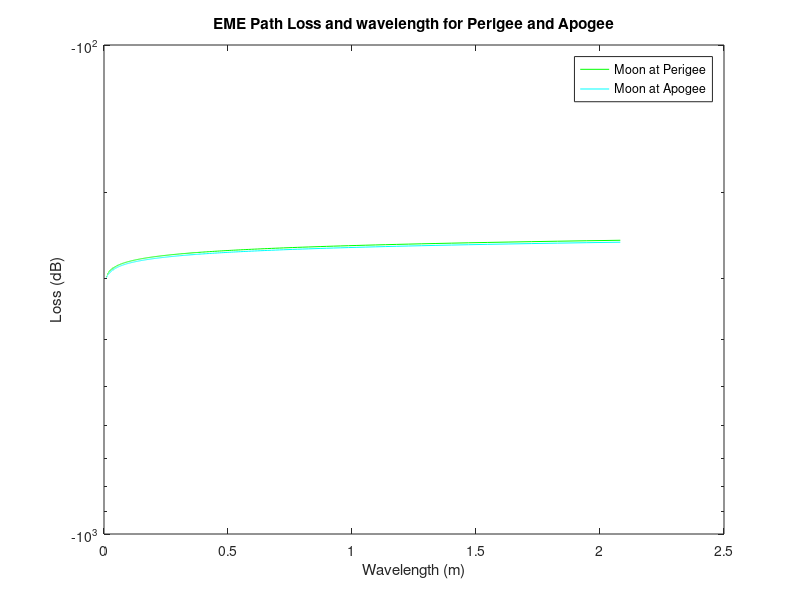

Reproduce this figure in MATLAB.
%%
%Auroral Propagation

N = [3e5 2e5; 1.5e6 8e3]; %electron density in electrons/m^3, Rows = Layer (E or F), Columns = Night/Day
nu = [6e3 6e3; 2e5 2e5]; %collision frequency between electrons and neutrals
f = 30e6:1e6:300e6;% frequency, hertz



K_E(1,:) = 1.15e-3 .* N(1,1) .* nu(1,1) ./ f.^2 ; %absorption coefficient, dB/Km
K_E(2,:) = 1.15e-3 .* N(1,2) .* nu(1,2) ./ f.^2 ; %absorption coefficient, dB/Km
K_F(1,:) = 1.15e-3 .* N(2,1) .* nu(2,1) ./ f.^2 ; %absorption coefficient, dB/Km
K_F(2,:) = 1.15e-3 .* N(2,2) .* nu(2,2) ./ f.^2 ; %absorption coefficient, dB/Km
%{
semilogy(f,K_E(1,:), '-r')
hold on
semilogy(f,K_E(2,:), '--r')
semilogy(f,K_F(1,:), '-b')
semilogy(f,K_F(2,:), '--b')
title('E- and F-layer Auroral Loss for day and night over VHF frequency range')
legend('E-Layer Day','E-Layer Night','F-Layer Day','F-Layer Night')
xlabel('Frequency (Hz)')
ylabel('specific loss km/dB')
hold off
%}
%%
%EME Path Loss from Princeton publication

%this could be cool. model lambda as air, then different coeffecients as
%raised in atmosphere; piecewise

ada = .065; %lunar reflection coefficient
r_moon = 1.738e6; %radius of moon (constant)
d = [356500e3 406700e3]; %distance to the moon
f = 144e6:10e6:47e9; %freq
lambda = 2.9979e8 ./ f ;
eme_loss_L = zeros(2,length(lambda));
for i = 1:length(lambda)
eme_loss = (ada.*r_moon.^2.*lambda(i).^2) ./ (64.*pi.^2.*d.^4); %eme path loss (ratio)
eme_loss_L(:,i) = 10 * log10(eme_loss); %log scale for path loss
end
semilogy(lambda, eme_loss_L(1,:), 'g')
hold on
semilogy(lambda, eme_loss_L(2,:), 'c')
xlabel('Wavelength (m)')
ylabel('Loss (dB)')
legend('Moon at Perigee','Moon at Apogee')
title('EME Path Loss and wavelength for Perigee and Apogee')
hold off
%%

%Book - Meteor at VHF levels
lambda = 1:20; %wavelengh in VHF- upper HF range
r_e = 2.8178e-15; %radius of electron
R = 400e3; %distance to trail
qunder = .5e14; %electron line density of trail
qover = 5e14
D = 1:140; %Diffusion coefficent, m^2/s
t = 10; %time measured from formation of trail (40 km/s)


g_t = 20; %isotropic=1, transmitter gain
g_r = 20; %isotropic=1, receiver gain
%{
for i=1:length(D)
scattering_cross_qunder = ((sqrt(R.*lambda ./ (2.*r_e.*qunder))).^2) .^(-32*pi^2*D(i) ./ (lambda.^2)*t) ;
power_ratio_qunder = 10*log10(g_t.*g_r.*lambda.^2 ./ (16*pi^2*R^4) .* scattering_cross_qunder )

scattering_cross_qover = ((sqrt(R.*lambda ./ (2.*r_e.*qover))).^2) .^(-32*pi^2*D(i) ./ (lambda.^2)*t) ;
power_ratio_qover = 10*log10(g_t.*g_r.*lambda.^2 ./ (16*pi^2*R^4) .* scattering_cross_qover) 
if i==1
semilogy(lambda,power_ratio_qover, 'r')
hold on
semilogy(lambda,power_ratio_qunder, 'b')
else
semilogy(lambda,power_ratio_qover, '--r')
semilogy(lambda,power_ratio_qunder, '--b') 
end
end

title('Gain for Wavelengths over meteor scatter observations with increasing D')
xlabel('wavelength (m)')
ylabel('gain (dB)')
legend('Overdense trail','Underdense Trail')
hold off
%}
%%
%Sporadic E, if it can be characterized
%it cant
